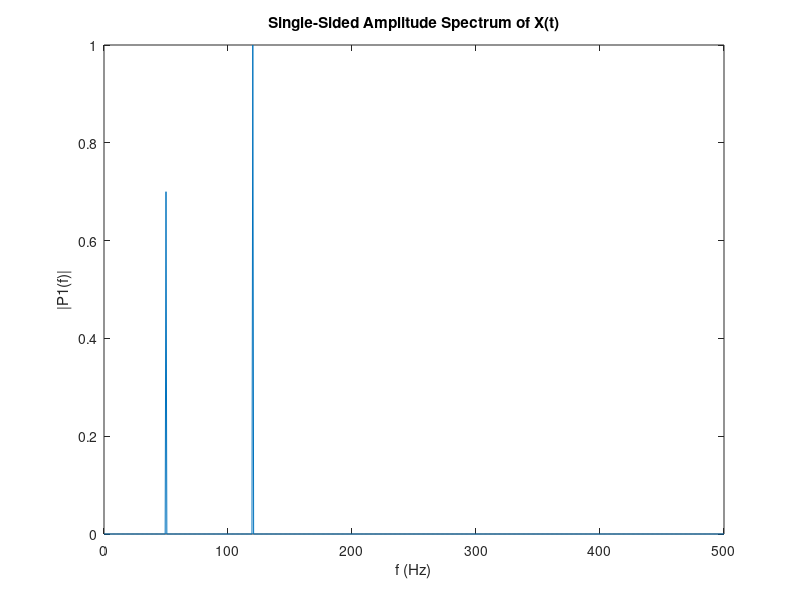

Here is the MATLAB script that generated this plot:
Fs = 1000;            % Sampling frequency                    
T = 1/Fs;             % Sampling period       
L = 1500;             % Length of signal
t = (0:L-1)*T;        % Time vector

S = 0.7*sin(2*pi*50*t) + sin(2*pi*120*t); %make sine signal with 50 and 120Hz components

Y=fft(S);

P2 = abs(Y/L);
P1 = P2(1:L/2+1);
P1(2:end-1) = 2*P1(2:end-1);


f = Fs*(0:(L/2))/L;
plot(f,P1) 
title('Single-Sided Amplitude Spectrum of X(t)')
xlabel('f (Hz)')
ylabel('|P1(f)|')